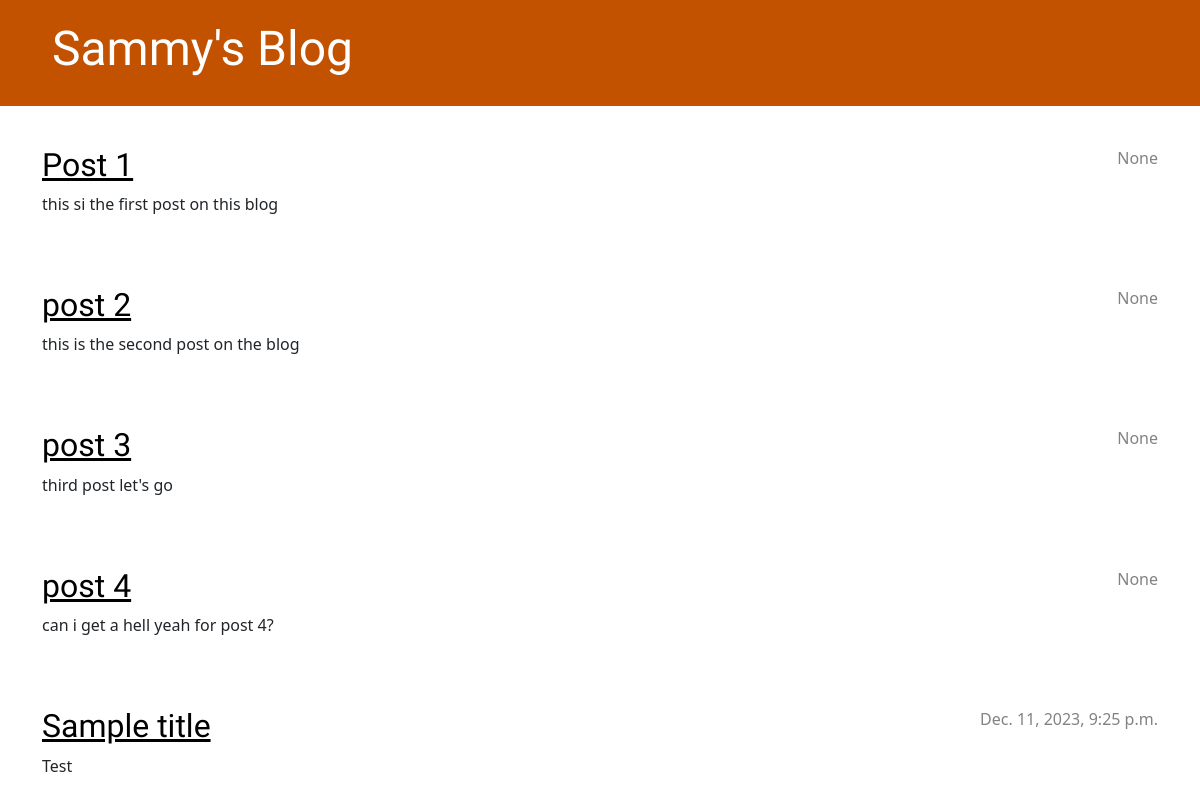
The app's page /, older data.
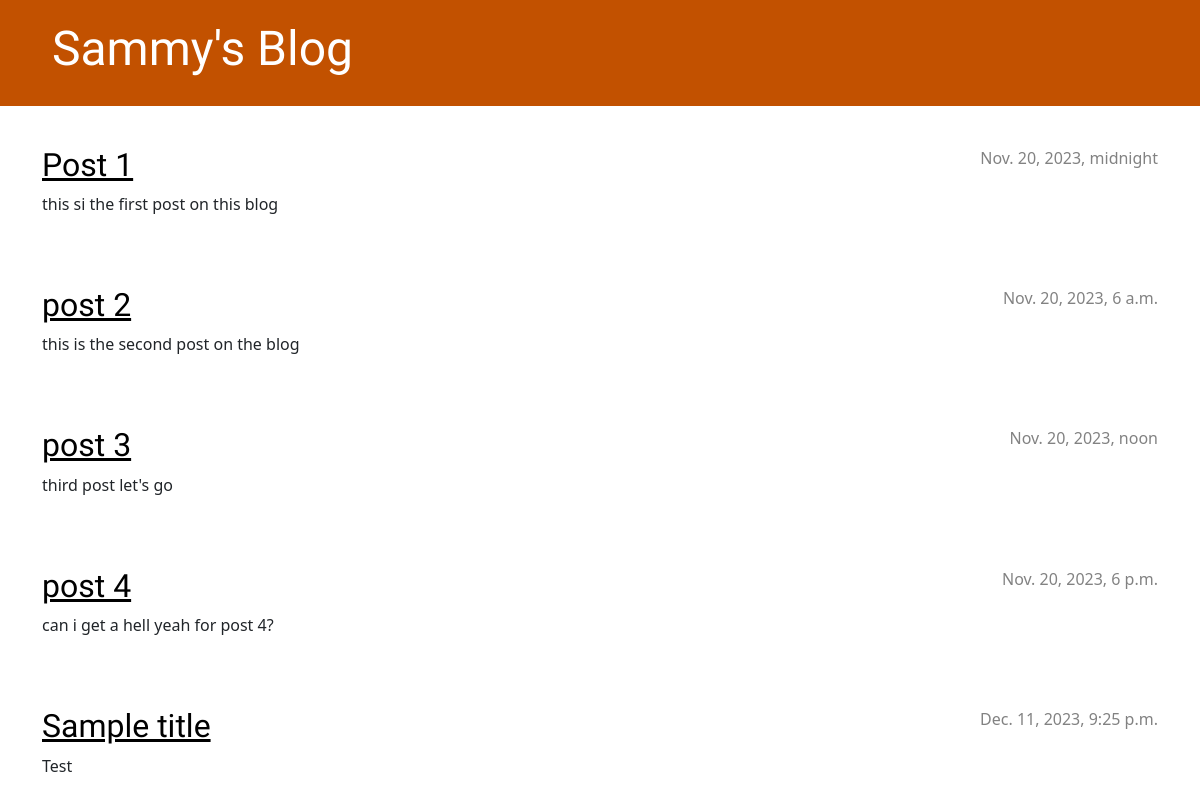
The same page, newer data.
### blog/models.py (models this page shows, shortened)
class Post(models.Model):
    author = models.ForeignKey(settings.AUTH_USER_MODEL, on_delete=models.CASCADE)
    title = models.CharField(max_length=200)
    text = models.TextField()
    created_date = models.DateTimeField(default=timezone.now)
    published_date = models.DateTimeField(blank=True, null=True)

### blog/views.py (the view)
# urls.py: path('', views.post_list, name='post_list'),
def post_list(request):
    posts = Post.objects.all().order_by('published_date')
    return render(request, 'blog/post_list.html', {'posts':posts})

### blog/templates/blog/post_list.html
{% extends 'blog/base.html' %}
{% block content %}
    {% for post in posts %}
        <article class="post">
            <time class="date">
                {{ post.published_date}}
            </time>
            <h2><a href="{% url 'post_detail' pk=post.pk %}">{{ post.title }}</a></h2>
            <p>{{ post.text|linebreaksbr }}</p>
        </article>
    {% endfor %}
{% endblock %}

### blog/templates/blog/base.html (shortened to what this page needs)
{% load static %}
<!DOCTYPE html>
<html>
    <head>
        <link rel="stylesheet" href="https://cdn.jsdelivr.net/npm/bootstrap@5.1.3/dist/css/bootstrap.min.css">
        <link rel="stylesheet" href="{% static 'css/blog.css' %}">
    </head>
    <body>
        <header class="page-header">
            <div class="container">
                <h1><a href="/">Sammy's Blog</a></h1>
            </div>
        </header>
        <main class="container">
            <div class="row">
                <div class="col">
                    {% block content %}
                    {% endblock %}
                </div>
            </div>
        </main>
    </body>
</html>

### blog/static/css/blog.css (style rules this page uses)
.page-header { background-color: #C25100; margin-top: 0; margin-bottom: 40px; padding: 20px 20px 20px 40px; }
.page-header h1, .page-header h1 a, .page-header h1 a:visited, .page-header h1 a:active { color: #ffffff; font-size: 36pt; text-decoration: none; }
h1, h2, h3, h4 { font-family: 'Lobster', cursive; }
.date { color: #828282; }
.post { margin-bottom: 70px; }
.post h2 a, .post h2 a:visited { color: #000000; }
.post > .date, .post > .actions { float: right; }

Row changes from the older to the newer data that the page shows:
changed Post "Post 1": published_date "None" → "Nov. 20, 2023, midnight"
changed Post "post 2": published_date "None" → "Nov. 20, 2023, 6 a.m."
changed Post "post 3": published_date "None" → "Nov. 20, 2023, noon"
changed Post "post 4": published_date "None" → "Nov. 20, 2023, 6 p.m."
